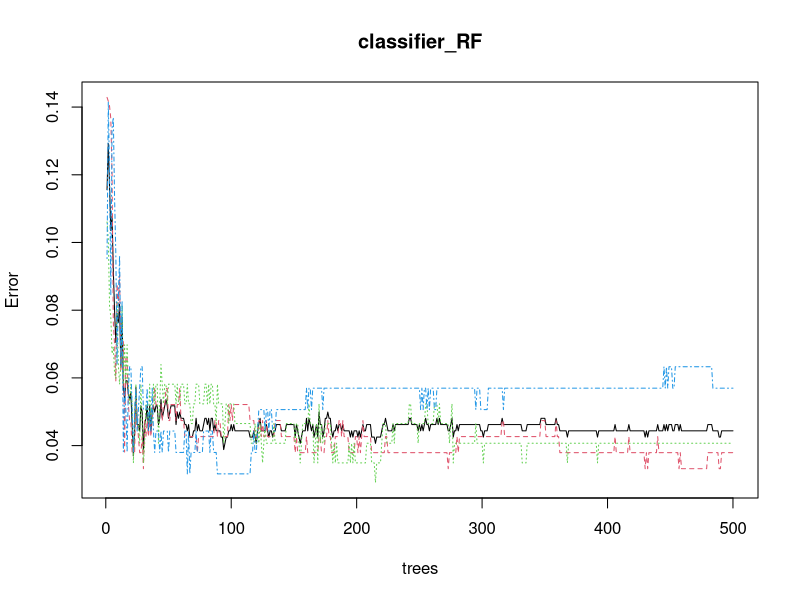
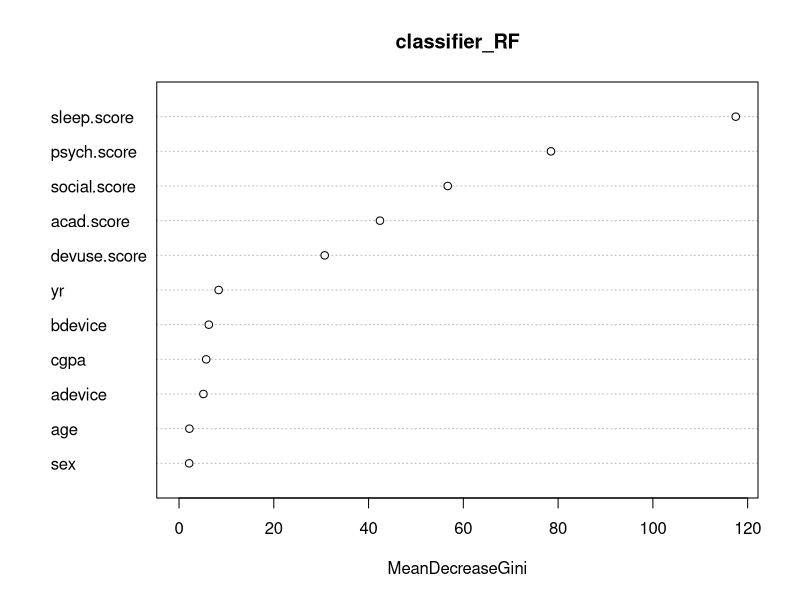

Source code (R) for these figures, in order: (Note: this script raises an error after producing the figures.)
## ---- chunk 1
library(tidyverse)
library(dplyr)
library(GGally)
library(ggplot2)
## ---- chunk 2
df <- read.csv("./kmeans.csv")
df %>% head
## ---- chunk 3
df$cgpa= as.integer(df$cgpa)
df= df[complete.cases(df),]
## ---- chunk 4
set.seed(1)

sample <- sample(c(TRUE, FALSE), nrow(df), replace=TRUE, prob=c(0.7,0.3))
train  <- df[sample, ]
test   <- df[!sample, ]
## ---- chunk 5
library(e1071)
library(caTools)
library(caret)

set.seed(120) 
classifier_cl <- naiveBayes(class ~ ., data = train)
#classifier_cl

# Predicting on test data'
y_pred <- predict(classifier_cl, newdata = test[-length(test)])

# Confusion Matrix
cm <- table(test$class, y_pred)
cm

# Model Evaluation
confusionMatrix(cm)

## ---- chunk 6
cm
## ---- chunk 7
accuracy= (cm[1,1]+cm[2,2]+cm[3,3])/nrow(test)
## ---- chunk 8
library(caTools)
library(randomForest)

classifier_RF = randomForest(x = train[-length(train)],
                             y = as.factor(train$class),
                             ntree = 500)
  
classifier_RF

## ---- chunk 9
# Predicting the Test set results
y_pred = predict(classifier_RF, newdata = test[-length(test)])
  
# Confusion Matrix
cm_rf= table(test$class, y_pred)
cm_rf

## ---- chunk 10
accuracy_rf= (cm_rf[1,1]+cm_rf[2,2]+cm_rf[3,3])/nrow(test)
## ---- chunk 11
# Plotting model
plot(classifier_RF)
  
# Importance plot
importance(classifier_RF)
  
# Variable importance plot
varImpPlot(classifier_RF)
## ---- chunk 12
library(party)

classifier_dt<- ctree(as.factor(class) ~ ., train)
plot(model)
## ---- chunk 13
prediction <- predict(classifier_dt, test[-length(test)])
cm_dt <- table(test$class, prediction)
cm_dt

## ---- chunk 14
accuracy_dt= (cm_dt[1,1]+cm_dt[2,2]+cm_dt[3,3])/nrow(test)
## ---- chunk 15
print(paste("Naive Bayes: ", accuracy))
print(paste("Random Forest: ", accuracy_rf))
print(paste("Decision Trees: ", accuracy_dt))

#Comparing the accuracies of the Naive Bayes, Random Forest and SVM we arrive at the 
#conclusion that Random Forest performs the best with ~93.93% accuracy
## ---- chunk 16
survey <- read.csv("./survey-main.csv")
survey %>% head
## ---- chunk 17
colnames(survey) <- c('id', 'sex', 'yr', 'age', 'cgpa', 'bdevice', 'adevice', 'btime', 'atime', 'bdevstudy',      'adevstudy', 'bconc', 'aconc', 'bbed', 'abed', 'baffbed', 'aaffbed',
    'btire', 'atire', 'socdist', 'isolate', 'personality', 'lazy', 'boredom', 'psycho',                       'afford','unhealthy', 'covidstress', 'devicegpa', 'assgn', 'f2f', 'quiz','class')
## ---- chunk 18
check= survey$class
survey= survey[-length(survey)]
## ---- chunk 19
cols <- colnames(survey)[10:ncol(survey)]
for(i in cols){
  
  for (row in 1:nrow(survey)) {
    v <- trimws(survey[row, i])
    
    if(v=="Strongly Disagree"){
      curr= 0
    }
    else if (v=="Disagree"){
      curr= 1
    }
    else if (v=="Uncertain"){
      curr= 2
    }
    else if (v=="Agree"){
      curr= 3
    }
    else if (v=="Strongly Agree"){
      curr= 4
    }
    survey[row, i] = curr
  }
}
## ---- chunk 20
survey$btime[survey$btime=="+12"]<-"12+"
survey$atime[survey$atime=="+12"]<-"12+"

## ---- chunk 21
survey
## ---- chunk 22
lab= c("1-3 ","3-6","6-9","9-12","12+")
val= c(0,1,2,3,4)


for (x in 1:length(lab)){
  survey$btime[survey$btime==lab[x]]<-val[x]
  survey$atime[survey$atime==lab[x]]<-val[x]
}

lab= c("Female","Male")
val= c(0,1)


for (x in 1:length(lab)){
  survey$sex[survey$sex==lab[x]]<-val[x]
}

lab= c("First/Freshman","Second/ Sophomore", "Third/Junior", "Fourth/Senior", "Other")
val= c(0,1,2,3,4)


for (x in 1:length(lab)){
  survey$yr[survey$yr==lab[x]]<-val[x]
}

lab= c("18-24","25-30", "+30")
val= c(0,1,2)


for (x in 1:length(lab)){
  survey$age[survey$age==lab[x]]<-val[x]
}

lab= c("60-69","70-79", "80-89", "+90")
val= c(0,1,2, 3)


for (x in 1:length(lab)){
  survey$cgpa[survey$cgpa==lab[x]]<-val[x]
}

lab= c("Laptop", "Mobile phone", "I pad/ Tablet", "Personal Computer", "Other")
val= c(0,1,2,3,4)


for (x in 1:length(lab)){
  survey$bdevice[survey$bdevice==lab[x]]<-val[x]
  survey$adevice[survey$adevice==lab[x]]<-val[x]
}

survey
## ---- chunk 23
cols= colnames(survey)[8:19]
cols
## ---- chunk 24
i=1
c=1

newcols= c("time", "devstudy", "conc", "bed", "affbed", "tire")

while(i!=13){
  final= c()
  
  for (row in 1:nrow(survey)) {
    v1 <- as.numeric(survey[row, cols[i]])
    v2 <- as.numeric(survey[row, cols[i+1]])
    
    if (i==7){
      final= append(final, v1-v2)
    }
    else{
      final= append(final, v2-v1)
    }
  }

  i= i+2
  survey[,newcols[c]] <- final
  c= c+1
}
## ---- chunk 25
survey
## ---- chunk 26
for(x in colnames(survey)[8:ncol(survey)]){
  survey[,x]= as.numeric(survey[,x])
}

## ---- chunk 27
newdf= data.frame(devuse.score= survey$time + survey$devstudy + survey$conc)
newdf= cbind(newdf, sleep.score= survey$bed + survey$affbed + survey$tire)
newdf= cbind(newdf, social.score= survey$socdist + survey$isolate + survey$personality + survey$lazy)
newdf= cbind(newdf, psych.score= survey$boredom + survey$psycho + survey$afford + survey$unhealthy + survey$covidstress)
newdf= cbind(newdf, acad.score= survey$devicegpa + survey$assgn + survey$f2f + survey$quiz)

## ---- chunk 28
newdf
## ---- chunk 29
survey= survey[, c(2:7)]
survey
## ---- chunk 30
survey= cbind(survey, newdf)
## ---- chunk 31
for (x in 1:ncol(survey)){
  survey[, x]= as.integer(survey[, x])
}
survey
## ---- chunk 32
y_pred <- predict(classifier_RF, newdata = survey)

# Confusion Matrix
cm_test <- table(check, y_pred)
cm_test

# Model Evaluation
confusionMatrix(cm_test)
## ---- chunk 33
accuracy_test= (cm_test[1,1]+cm_test[2,2]+cm_test[3,3])/nrow(survey)
accuracy_test
## ---- chunk 34
optimized= c()
for (x in 1:nrow(survey)){
  arr= c(0,0,0)
  
  pred_dt= as.integer(predict(classifier_dt, survey[x, ]))
  pred_RF= as.integer(predict(classifier_RF, survey[x, ]))
  pred_cl= as.integer(predict(classifier_cl, survey[x, ]))
  
  arr[pred_dt] = arr[pred_dt] + 1
  arr[pred_RF] = arr[pred_RF] + 1
  arr[pred_cl] = arr[pred_cl] + 1
  
  flag= 0
  
  for (j in 1:length(arr)){
    if (arr[j]==2 || arr[j]==3){
      optimized= append(optimized, j)
    }
    else{
      flag = flag + 1
    }
  }
  
  if (flag==3){
    optimized= append(optimized, pred_RF)
  }
  

}

optimized
## ---- chunk 35
# Confusion Matrix
cm_vote <- table(check, optimized)
cm_vote

# Model Evaluation
confusionMatrix(cm_vote)
## ---- chunk 36
accuracy_vote= (cm_vote[1,1]+cm_vote[2,2]+cm_vote[3,3])/nrow(survey)
accuracy_vote

#Voting Classifier Increases the accuracy from ~93.44% to ~95.08%
